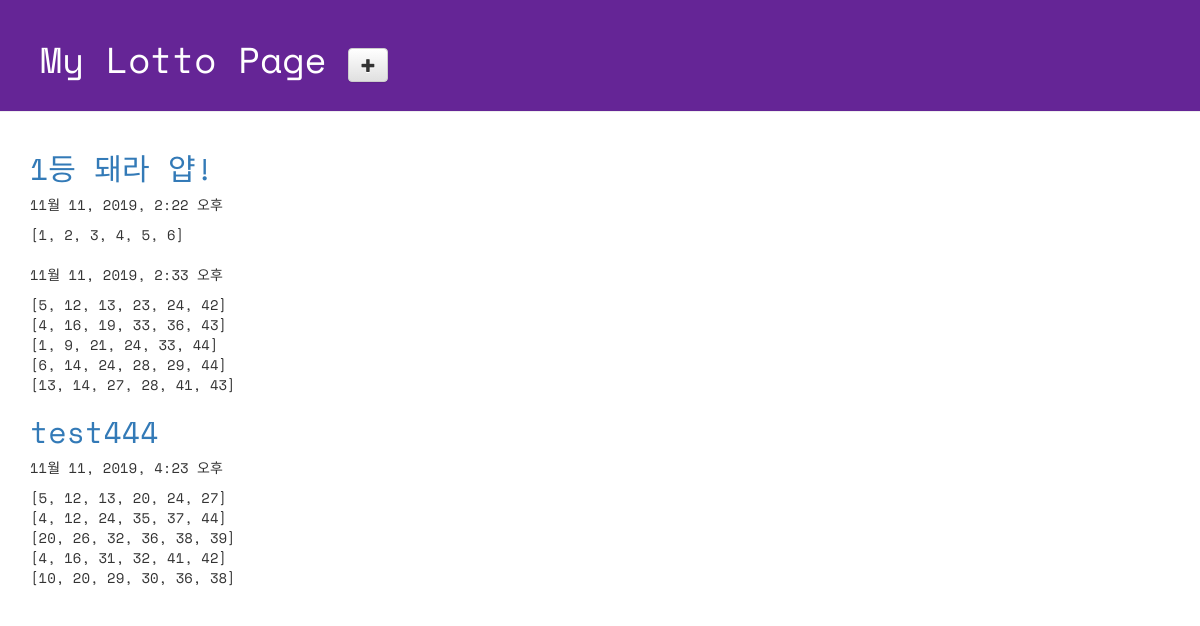
Page /lotto/ on the committed database.
### lotto/models.py (models this page shows, shortened)
class GuessNumbers(models.Model):
    name = models.CharField(max_length=24)
    text = models.CharField(max_length=255) # 로또 번호 리스트에 대한 설명
    lottos = models.CharField(max_length=255,
        default='[1, 2, 3, 4, 5, 6]') # 로또 번호들이 담길 str
    num_lotto = models.IntegerField(default=5) # 6개 번호 set의 갯수
    update_date = models.DateTimeField()

### lotto/views.py (the view)
# urls.py: path('lotto/', views.index, name='index'), # lotto > views.py 파일의 index 함수 호출, main페이지 다시 만드는
def index(request):
    lottos = GuessNumbers.objects.all() # DB에 저장된 GuessNumbers 객체 모두를 가져온다.
    return render(request, 'lotto/default.html', {'lottos':lottos}) # {}에 데이터를 넣어줄 것, 그 데이터를 재활용 가능, 'lottos'는 key값, <p>{{ lottos }}</p>에 대

### lotto/templates/lotto/default.html (shortened to what this page needs)
<!DOCTYPE html>
{% load staticfiles %}
<html lang="ko">
<head>
  <link rel="stylesheet" href="//maxcdn.bootstrapcdn.com/bootstrap/3.2.0/css/bootstrap.min.css">
  <link rel="stylesheet" href="//maxcdn.bootstrapcdn.com/bootstrap/3.2.0/css/bootstrap-theme.min.css">
  <link rel="stylesheet" href="{% static 'css/lotto.css' %}"
</head>
<body>
  <div class="page-header">
  <h1>
      My Lotto Page
      <a href="{% url 'new_lotto' %}">
        <span class="glyphicon glyphicon-plus btn btn-default"></span>
      </a>
  </h1>
  </div>
  <div class="container lotto">
    {% for lotto in lottos %}
    <h2><a href="{% url 'detail' lottokey=lotto.pk %}">{{lotto.text}}</a></h2>
    <p>{{ lotto.update_date }}</p>
    <p>{{ lotto.lottos | linebreaksbr }}</p>
    {% endfor %}
  </div>
</body>
</html>

### lotto/static/css/lotto.css (style rules this page uses)
.page-header { background-color: #652596; margin-top: 0; padding: 20px 20px 20px 40px; font-family: 'Space Mono', monospace; }
.page-header h1 { color: #FFFFFF; }
.container { font-family: 'Space Mono', monospace; }
.container h2 { color: #b9f442; }

### rows in the picture
GuessNumbers: text "1등 돼라 얍!", update_date "11월 11, 2019, 2:22 오후", lottos "[1, 2, 3, 4, 5, 6]"
GuessNumbers: update_date "11월 11, 2019, 2:33 오후", lottos "[5, 12, 13, 23, 24, 42] [4, 16, 19, 33, 36, 43] [1, 9, 21, 24, 33, 44] [6, 14, 24, 28, 29, 44] [13, 14, 27, 28, 41, 43]"
GuessNumbers: text "test444", update_date "11월 11, 2019, 4:23 오후", lottos "[5, 12, 13, 20, 24, 27] [4, 12, 24, 35, 37, 44] [20, 26, 32, 36, 38, 39] [4, 16, 31, 32, 41, 42] [10, 20, 29, 30, 36, 38]"
